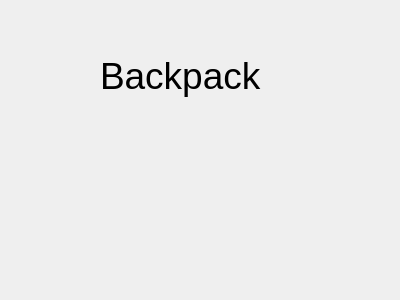
<?xml version="1.0" encoding="UTF-8"?>
<ui version="4.0">
 <class>BackPack_window</class>
 <widget class="QDialog" name="BackPack_window">
  <property name="geometry">
   <rect>
    <x>0</x>
    <y>0</y>
    <width>400</width>
    <height>300</height>
   </rect>
  </property>
  <property name="windowTitle">
   <string>Dialog</string>
  </property>
  <widget class="QLabel" name="label">
   <property name="geometry">
    <rect>
     <x>100</x>
     <y>30</y>
     <width>181</width>
     <height>91</height>
    </rect>
   </property>
   <property name="font">
    <font>
     <pointsize>28</pointsize>
    </font>
   </property>
   <property name="text">
    <string>Backpack</string>
   </property>
  </widget>
 </widget>
 <resources/>
 <connections/>
</ui>
